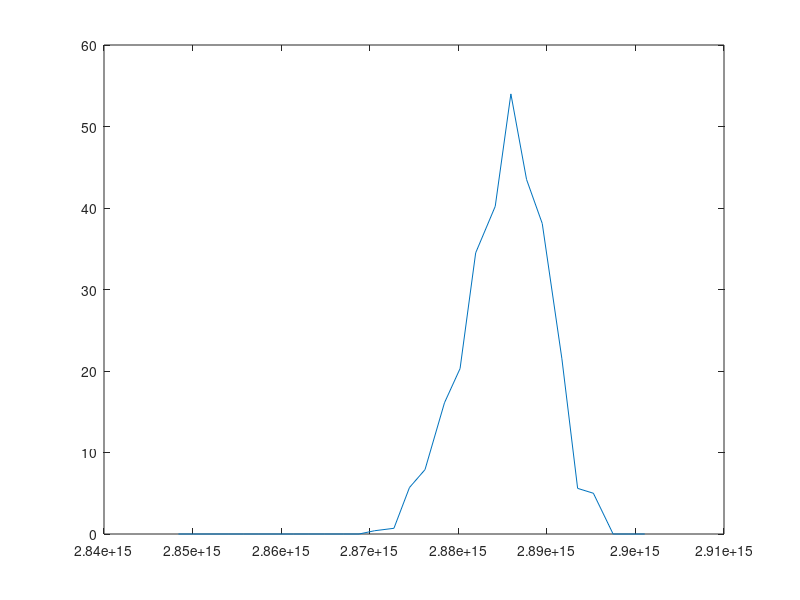

The MATLAB source for this figure: (Note: this script raises an error after producing the figure.)
%qui faccio a parte il fit lorentziano dell'idrogeno non saturato
clear all 
close all
fid=fopen("idrogeno.txt","r");
A=fscanf(fid,'%f',[2,inf])';
lambda=A(:,1);%lambda in nm
I=A(:,2);%intensità relativa
fclose(fid);

a=652;
b=680;%a occhio trovo gli indici buoni per isolare la riga dominante
x=lambda(a:b)*1e-9;
y=I(a:b);
c=299792458;%vel luce SI
omega=flip(2*pi*c./x);%passo alle frequenze; devo invertire l'asse x se no è decrescente e di conseguenza pure y
y_omega=flip(y);%se no non c'è più corrispondenza di ogni punto con la sua coordinata orizzontale

plot(omega,y_omega)

f=@(p,omega) ((1/(2*pi))*p(1)/((omega-p(2)).^2+(p(1)/2)^2))';
p0=[3e13,2.89e15];%gamma e omega0. Stimo gamma con delta omega, che in realtà lo maggiora
[pfit,R,J,CovB] = nlinfit(omega,y_omega,f,p0);
gamma=pfit(1);
disp("gamma fit (Hz):")
disp(gamma)
disp("delta omega a occhio (Hz): 8.4e13")

omega0=pfit(2);
disp("omega0 fit (Hz):")
disp(omega0)

lambda0=1e9*2*pi*c/omega0;
disp("lambda0 fit (nm):")
disp(lambda0)
t=rydberg(3,2);
disp("valore teorico per la transizione 3->2 (nm):")
disp(t)
dperc=100*abs(t-lambda0)/t;
disp("discrepanza percentuale:")
disp(dperc)